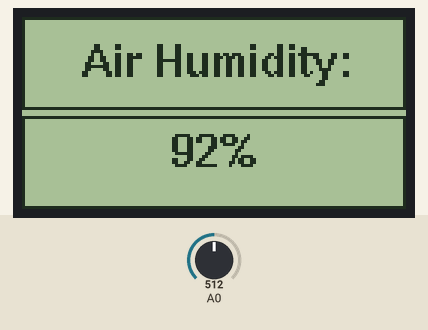
Recording of a sketch running on a simulated Arduino Uno, built with avr-gcc and run on an emulated ATmega328P. On the bench: 128×64 one-colour display. The inputs (shaded band) are chosen by the test bench; at power-on: A0 = 512. What the sketch prints to the serial monitor is not drawn.

Above: at 3.2 s.
3.3 s: A0 set to 542
At 4.1 s:
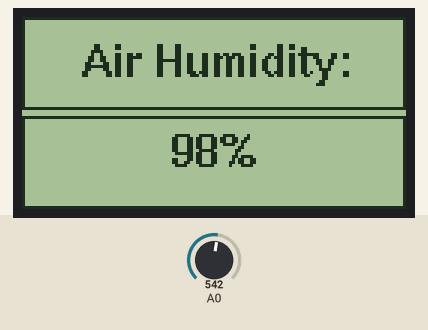
5.1 s: A0 set to 557
At 6.2 s:
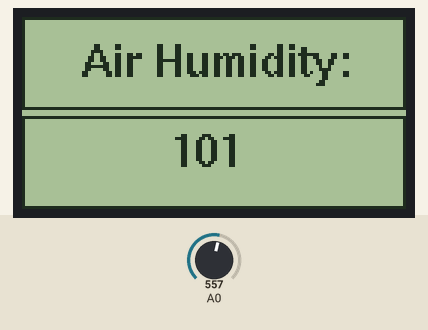
6.9 s: A0 set to 511
At 8.7 s:
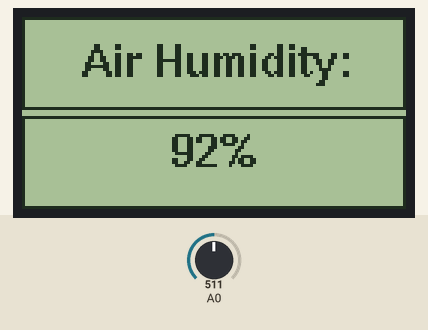
Timing chart, 0 to 10.2 s (numbered marks = the images above; inputs shaded):
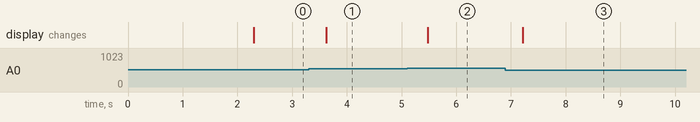

The sketch:

sketch_feb16a.ino
```cpp
#include <U8g2lib.h>
#include <U8x8lib.h>

U8G2_ST7920_128X64_1_HW_SPI u8g2(U8G2_R0, /* CS=*/ 10, /* reset=*/ 8);

int output_value ;

void setup() {
  Serial.begin(9600);
  u8g2.begin();
  u8g2.enableUTF8Print();
  u8g2.setFont(u8g2_font_helvB10_tf);
  u8g2.setColorIndex(1);
  Serial.println("Reading From the Sensor ...");
  delay(2000);
}

void loop() {
  const int sensorValue = analogRead(A0);

  output_value = map(sensorValue, 10, 550, 0, 100);

  char humidityPercentageToString[2];

  itoa(output_value, humidityPercentageToString, 10);

  delay(10);

  u8g2.firstPage();

  do {
    draw(humidityPercentageToString);
  } while( u8g2.nextPage());
}

void draw(String humidityPercentageToString){
  u8g2.drawFrame(0,0,128,31);
  u8g2.drawFrame(0,33,128,31);
  humidityPercentageToString = humidityPercentageToString + "%";

  u8g2.drawStr(20, 20, "Air Humidity: ");

  char buffer[4];
  humidityPercentageToString.toCharArray(buffer, 4);
  u8g2.drawStr(50, 50, buffer);
}
```

Measured:
- the behaviour switches between 549 and 550 on A0 (found by bisection; images 1 and 2)
- after the input at 3.3 s, the display: changes after 0.33 s (image 1)
- after the input at 5.1 s, the display: changes after 0.38 s (image 2)
- after the input at 6.9 s, the display: changes after 0.31 s (image 3)
